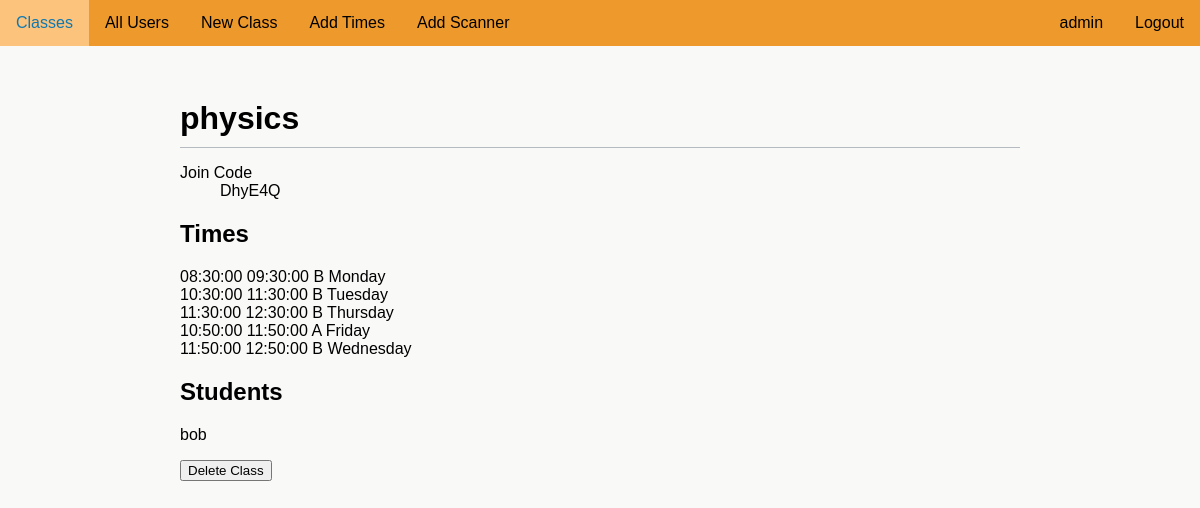
Before: /classes/PHY-1 (signed in) with the older database file.
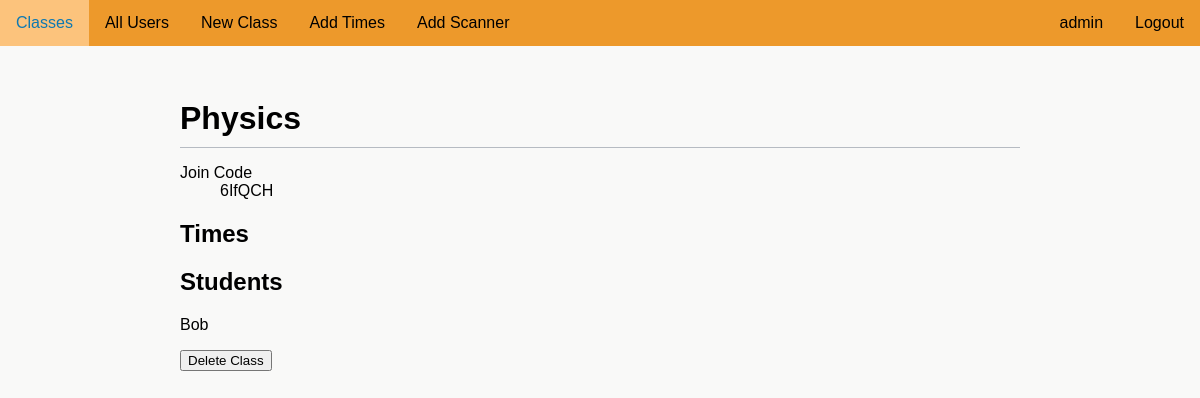
After: the same page with the newer database file.
### attendanceproject/models.py (models this page shows)
class User(UserMixin, db.Model):
    __tablename__ = "user"
    id = db.Column(db.Integer, unique=True, nullable=False, primary_key=True)
    fname = db.Column(db.Text(20), nullable=False)
    lname = db.Column(db.Text(20), nullable=False)
    user_code = db.Column(db.Text(8), nullable=False, unique=True)
    email = db.Column(db.Text(50), nullable=False, unique=True)
    password = db.Column(db.Text(90), nullable=False)
    auth = db.Column(db.Text(10), nullable=True)
    tags = db.relationship('Tag', backref='user_tag')
    subjects = db.relationship('UserSubject', back_populates='user')
    attnd_times = db.relationship('AttendanceTime', backref='subject_attnd_times')

class SubjectCode(db.Model):
    __tablename__ = "subject_code"
    id = db.Column(db.Integer, unique=True, nullable=False, primary_key=True)
    name = db.Column(db.Text(50), nullable=False)
    code = db.Column(db.Text(50), unique=True, nullable=False)
    join_code = db.Column(db.Text(10), unique=True, nullable=False)
    users = db.relationship('UserSubject', back_populates='subject')
    times = db.relationship('SubjectTimes', back_populates='subject')
    scanner = db.relationship('Scanner', back_populates='subject')

class SubjectTimes(db.Model):
    __tablename__ = "subject_time"
    id = db.Column(db.Integer, unique=True, nullable=False, primary_key=True)
    subject_id = db.Column(db.Integer, db.ForeignKey('subject_code.id'))
    stime_id = db.Column(db.Integer, db.ForeignKey('times.id'), nullable=False)
    sweek = db.Column(db.Boolean, nullable=False)
    sday = db.Column(db.Integer, nullable=False)
    time = db.relationship('Times', back_populates='subjects')
    subject = db.relationship('SubjectCode', back_populates='times')

class Times(db.Model):
    __tablename__ = "times"
    id = db.Column(db.Integer, unique=True, nullable=False, primary_key=True)
    start_time = db.Column(db.Time, unique=True, nullable=False)
    end_time = db.Column(db.Time, unique=True, nullable=False)
    subjects = db.relationship("SubjectTimes", back_populates='time')

class UserSubject(db.Model):
    __tablename__ = "user_subject"
    id = db.Column(db.Integer, unique=True, nullable=False, primary_key=True)
    user_id = db.Column(db.Integer, db.ForeignKey('user.id')) # Foreign Key
    user_type = db.Column(db.Text(10), nullable=False) # Teacher or student relationship to class
    subject_id = db.Column(db.Integer, db.ForeignKey('subject_code.id')) # Foreign Key
    user = db.relationship('User', back_populates='subjects')
    subject = db.relationship('SubjectCode', back_populates='users')

### attendanceproject/routes.py (the view, shortened to what this page needs)
@app.route('/classes/<subject>', methods=['GET', 'POST'])
@login_required
def view_subject(subject):
    if current_user.auth not in ['teacher', 'admin']:
        flash('You do not have access to this page')
        return redirect(url_for('home'))
    sub = SubjectCode.query.filter_by(code=subject).first()
    if current_user.auth == 'admin':
        form = DeleteClass()
    else:
        form = None
    if sub:
        return render_template('class.html', subject=sub, days=CONSTANT_DAYS, form=form)
    else:
        flash('Class could not be found')
        return redirect(url_for('all_classes'))

### attendanceproject/forms.py
class DeleteClass(FlaskForm):
    delete = SubmitField('Delete Class')

### attendanceproject/models.py (called while the page is built)
@login_manager.user_loader
def load_user(user_id):
    return User.query.get(int(user_id))

### attendanceproject/templates/class.html (shortened to what this page needs)
{% extends "layout.html" %}
{% block content %}
    <div class='main-header'>
        <h1>{{ subject.name }}</h1>
    </div>
    <dl>
        <dt>Join Code</dt>
        <dd>{{ subject.join_code }}</dd>
    </dl>
    <h2>Times</h2>
    {% if subject.times %}
        <ul>
            {% for time in subject.times %}
                <li>{{ time.time.start_time }} {{ time.time.end_time }} {% if time.sweek %} A {% else %} B {% endif %} {{ days[time.sday] }}</li>
            {% endfor %}
        </ul>
    {% endif %}
    <h2>Students</h2>
    {% if subject.users %}
        <ul>
        {% for user in subject.users %}
            {% if user.user_type == 'student' %}
                <li>{{ user.user.fname }}</li>
            {% endif %}
        {% endfor %}
        </ul>
    {% endif %}
    {% if form %}
        <form action='' method='POST'>
            {{ form.delete }}
        </form>
    {% endif %}
{% endblock %}

### attendanceproject/templates/layout.html (shortened to what this page needs)
<!doctype html>
<html lang="en-US">
		<head>
			<link rel="stylesheet" type="text/css" href="{{ url_for('static', filename='style.css') }}">
		</head>
		<body>
			{%include "navigation.html"%}
			{% from "_formhelpers.html" import render_field %}
			<div id="wrapper">
				{%block content%}
				{%endblock%}
			</div>
		</body>
</html>

### attendanceproject/templates/navigation.html (shortened to what this page needs)
<div id='nav'>
    <ul>
        <div id="nav-left">
            {% if current_user.is_authenticated %}
                {% if current_user.auth == 'admin' %}
                    <li><a href="{{url_for('all_classes')}}">Classes</a></li>
                    <li><a href="{{url_for('all_users')}}">All Users</a></li>
                    <li><a href="{{url_for('create_class')}}">New Class</a></li>
                {% endif %}
                {% if current_user.auth == 'admin' %}
                    <li><a href="{{url_for('addtime')}}">Add Times</a></li>
                    <li><a href="{{url_for('scanner')}}">Add Scanner</a></li>
                {% endif %}
            {% endif %}
        </div>
        <div id="nav-right">
            {% if current_user.is_authenticated %}
                <li><a href="{{url_for('logout')}}">Logout</a></li>
                <li><a href="{{url_for('account', user_code=current_user.user_code)}}">{{ current_user.fname }}</a></li>
            {% endif %}
        </div>
    </ul>
</div>

### attendanceproject/static/style.css (style rules this page uses)
:root { --main: #ed992b; --headings: #0E79B2; --errors: #C12E47; }
html { font-family: 'Noto Sans JP', sans-serif; background-color: rgb(249, 249, 248); }
body { margin: 0; margin-left: auto; margin-right: auto; min-width: 800px; }
ul { list-style-type: None; padding-inline-start: 0; }
#nav ul { list-style-type: none; position: fixed; top: 0; width: 100%; margin: 0; padding: 0; background-color: var(--main); min-width: 800px; }
#nav-left li { float: left; }
#nav-right li { float: right; }
#nav li a { display: block; color: black; text-align: center; padding: 14px 16px; text-decoration: none; }
#wrapper { margin-top: 100px; width: 70%; margin-left: auto; margin-right: auto; }
.main-header { width: 100%; border-bottom-width: 1px; border-bottom-style: solid; border-bottom-color: rgb(182, 187, 194); }
.main-header h1 { margin-bottom: 10px; }

Changed rows visible on the page:
removed SubjectTimes: time.start_time "08:30:00", time.end_time "09:30:00", sweek "B", sday "Monday"
removed SubjectTimes: time.start_time "10:30:00", time.end_time "11:30:00", sweek "B", sday "Tuesday"
removed SubjectTimes: time.start_time "11:30:00", time.end_time "12:30:00", sweek "B", sday "Thursday"
removed SubjectTimes: time.start_time "10:50:00", time.end_time "11:50:00", sweek "A", sday "Friday"
removed SubjectTimes: time.start_time "11:50:00", time.end_time "12:50:00", sweek "B", sday "Wednesday"
removed UserSubject: user.fname "bob"
changed SubjectCode: name "physics" → "Physics"; join_code "DhyE4Q" → "6IfQCH"
added UserSubject: user.fname "Bob"
